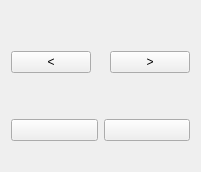
<?xml version="1.0" encoding="UTF-8"?>
<!-- Structure only. Text comes from config/interface.toml and the look from the
     shared design system; see widgets/detection_review/detection_review_panel.py. -->
<ui version="4.0">
 <class>DetectionReviewPanelForm</class>
 <widget class="QWidget" name="DetectionReviewPanelForm">
  <layout class="QVBoxLayout" name="detectionlayout">
   <item>
    <layout class="QHBoxLayout" name="detectionheaderlayout">
     <item>
      <widget class="QLabel" name="detectionheaderlbl">
       <property name="role" stdset="0">
        <string>heading</string>
       </property>
       <property name="text">
        <string/>
       </property>
      </widget>
     </item>
     <item>
      <spacer name="headerspacer">
       <property name="orientation">
        <enum>Qt::Horizontal</enum>
       </property>
       <property name="sizeHint" stdset="0">
        <size>
         <width>0</width>
         <height>0</height>
        </size>
       </property>
      </spacer>
     </item>
     <item>
      <widget class="QLabel" name="pendinglbl">
       <property name="role" stdset="0">
        <string>pill</string>
       </property>
       <property name="alignment">
        <set>Qt::AlignCenter</set>
       </property>
       <property name="text">
        <string/>
       </property>
      </widget>
     </item>
    </layout>
   </item>
   <item>
    <widget class="QLabel" name="hintlbl">
     <property name="role" stdset="0">
      <string>hint</string>
     </property>
     <property name="state" stdset="0">
      <string>caution</string>
     </property>
     <property name="wordWrap">
      <bool>true</bool>
     </property>
     <property name="text">
      <string/>
     </property>
    </widget>
   </item>
   <item>
    <layout class="QHBoxLayout" name="framebrowselayout">
     <item>
      <widget class="QPushButton" name="prevframebtn">
       <property name="sizePolicy">
        <sizepolicy hsizetype="Minimum" vsizetype="MinimumExpanding">
         <horstretch>0</horstretch>
         <verstretch>0</verstretch>
        </sizepolicy>
       </property>
       <property name="variant" stdset="0">
        <string>ghost</string>
       </property>
       <property name="scale" stdset="0">
        <string>icon</string>
       </property>
       <property name="text">
        <string>&lt;</string>
       </property>
      </widget>
     </item>
     <item>
      <widget class="CameraView" name="detectionview">
       <property name="sizePolicy">
        <sizepolicy hsizetype="Expanding" vsizetype="Expanding">
         <horstretch>0</horstretch>
         <verstretch>0</verstretch>
        </sizepolicy>
       </property>
       <property name="alignment">
        <set>Qt::AlignCenter</set>
       </property>
       <property name="text">
        <string/>
       </property>
      </widget>
     </item>
     <item>
      <widget class="QPushButton" name="nextframebtn">
       <property name="sizePolicy">
        <sizepolicy hsizetype="Minimum" vsizetype="MinimumExpanding">
         <horstretch>0</horstretch>
         <verstretch>0</verstretch>
        </sizepolicy>
       </property>
       <property name="variant" stdset="0">
        <string>ghost</string>
       </property>
       <property name="scale" stdset="0">
        <string>icon</string>
       </property>
       <property name="text">
        <string>&gt;</string>
       </property>
      </widget>
     </item>
    </layout>
   </item>
   <item>
    <widget class="QLabel" name="framecountlabel">
     <property name="role" stdset="0">
      <string>readout</string>
     </property>
     <property name="alignment">
      <set>Qt::AlignCenter</set>
     </property>
     <property name="text">
      <string/>
     </property>
    </widget>
   </item>
   <item>
    <widget class="QLabel" name="detailslbl">
     <property name="role" stdset="0">
      <string>hint</string>
     </property>
     <property name="alignment">
      <set>Qt::AlignCenter</set>
     </property>
     <property name="wordWrap">
      <bool>true</bool>
     </property>
     <property name="text">
      <string/>
     </property>
    </widget>
   </item>
   <item>
    <layout class="QHBoxLayout" name="verdictlayout">
     <item>
      <widget class="QPushButton" name="approvebtn">
       <property name="variant" stdset="0">
        <string>primary</string>
       </property>
       <property name="scale" stdset="0">
        <string>large</string>
       </property>
       <property name="text">
        <string/>
       </property>
      </widget>
     </item>
     <item>
      <widget class="QPushButton" name="rejectbtn">
       <property name="variant" stdset="0">
        <string>danger</string>
       </property>
       <property name="scale" stdset="0">
        <string>large</string>
       </property>
       <property name="text">
        <string/>
       </property>
      </widget>
     </item>
    </layout>
   </item>
   <item>
    <widget class="QLabel" name="noticelbl">
     <property name="role" stdset="0">
      <string>hint</string>
     </property>
     <property name="state" stdset="0">
      <string>caution</string>
     </property>
     <property name="alignment">
      <set>Qt::AlignCenter</set>
     </property>
     <property name="wordWrap">
      <bool>true</bool>
     </property>
     <property name="text">
      <string/>
     </property>
    </widget>
   </item>
  </layout>
 </widget>
 <customwidgets>
  <customwidget>
   <class>CameraView</class>
   <extends>QLabel</extends>
   <header>widgets.camera_view</header>
  </customwidget>
 </customwidgets>
 <resources/>
 <connections/>
</ui>
